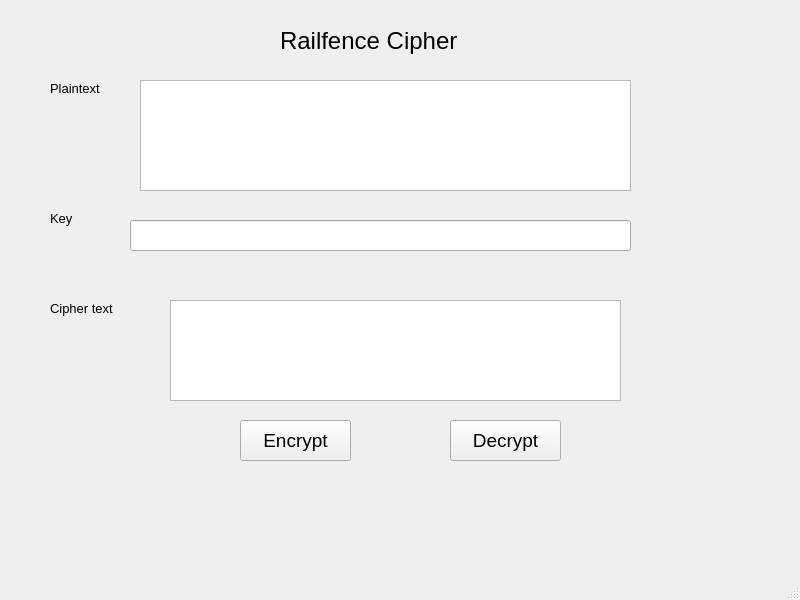
<?xml version="1.0" encoding="UTF-8"?>
<ui version="4.0">
 <class>MainWindow</class>
 <widget class="QMainWindow" name="MainWindow">
  <property name="geometry">
   <rect>
    <x>0</x>
    <y>0</y>
    <width>800</width>
    <height>600</height>
   </rect>
  </property>
  <property name="windowTitle">
   <string>MainWindow</string>
  </property>
  <widget class="QWidget" name="centralwidget">
   <widget class="QLineEdit" name="txt_key">
    <property name="geometry">
     <rect>
      <x>130</x>
      <y>220</y>
      <width>501</width>
      <height>31</height>
     </rect>
    </property>
   </widget>
   <widget class="QPushButton" name="btnEncrypt">
    <property name="geometry">
     <rect>
      <x>240</x>
      <y>420</y>
      <width>111</width>
      <height>41</height>
     </rect>
    </property>
    <property name="font">
     <font>
      <pointsize>14</pointsize>
     </font>
    </property>
    <property name="text">
     <string>Encrypt</string>
    </property>
   </widget>
   <widget class="QLabel" name="label">
    <property name="geometry">
     <rect>
      <x>50</x>
      <y>80</y>
      <width>71</width>
      <height>16</height>
     </rect>
    </property>
    <property name="minimumSize">
     <size>
      <width>0</width>
      <height>16</height>
     </size>
    </property>
    <property name="font">
     <font>
      <pointsize>10</pointsize>
     </font>
    </property>
    <property name="text">
     <string>Plaintext</string>
    </property>
   </widget>
   <widget class="QLabel" name="label_2">
    <property name="geometry">
     <rect>
      <x>280</x>
      <y>20</y>
      <width>231</width>
      <height>41</height>
     </rect>
    </property>
    <property name="font">
     <font>
      <pointsize>18</pointsize>
     </font>
    </property>
    <property name="text">
     <string>Railfence Cipher</string>
    </property>
   </widget>
   <widget class="QLabel" name="label_4">
    <property name="geometry">
     <rect>
      <x>50</x>
      <y>300</y>
      <width>91</width>
      <height>16</height>
     </rect>
    </property>
    <property name="minimumSize">
     <size>
      <width>0</width>
      <height>16</height>
     </size>
    </property>
    <property name="font">
     <font>
      <pointsize>10</pointsize>
     </font>
    </property>
    <property name="text">
     <string>Cipher text</string>
    </property>
   </widget>
   <widget class="QTextEdit" name="txt_cipher">
    <property name="geometry">
     <rect>
      <x>170</x>
      <y>300</y>
      <width>451</width>
      <height>101</height>
     </rect>
    </property>
   </widget>
   <widget class="QTextEdit" name="textEdit">
    <property name="geometry">
     <rect>
      <x>140</x>
      <y>80</y>
      <width>491</width>
      <height>111</height>
     </rect>
    </property>
   </widget>
   <widget class="QLabel" name="label_3">
    <property name="geometry">
     <rect>
      <x>50</x>
      <y>210</y>
      <width>71</width>
      <height>16</height>
     </rect>
    </property>
    <property name="minimumSize">
     <size>
      <width>0</width>
      <height>16</height>
     </size>
    </property>
    <property name="font">
     <font>
      <pointsize>10</pointsize>
     </font>
    </property>
    <property name="text">
     <string>Key</string>
    </property>
   </widget>
   <widget class="QPushButton" name="btnDecrypt">
    <property name="geometry">
     <rect>
      <x>450</x>
      <y>420</y>
      <width>111</width>
      <height>41</height>
     </rect>
    </property>
    <property name="font">
     <font>
      <pointsize>14</pointsize>
     </font>
    </property>
    <property name="text">
     <string>Decrypt</string>
    </property>
   </widget>
  </widget>
  <widget class="QMenuBar" name="menubar">
   <property name="geometry">
    <rect>
     <x>0</x>
     <y>0</y>
     <width>800</width>
     <height>26</height>
    </rect>
   </property>
  </widget>
  <widget class="QStatusBar" name="statusbar"/>
 </widget>
 <resources/>
 <connections/>
</ui>
